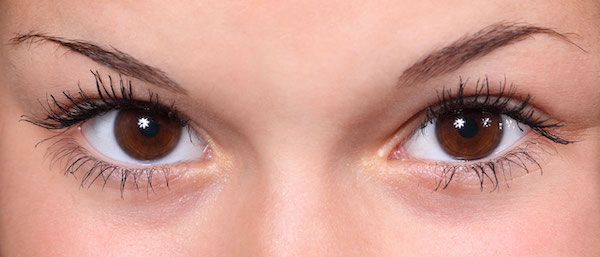
#> input picture lab6/brown-eyes.jpg, 600 x 257 px
$ python hough_circles2.py --image brown-eyes.jpg
#> lines starting #> are read from the running program, lines starting #| are printed output that depends on the picture; after the words box and inside, x2 and y2 are one past the last pixel; in counts of white or black regions, pixels touching at a corner belong together
# import the necessary packages
import numpy as np
import argparse
import cv2

# construct the argument parser and parse the arguments
ap = argparse.ArgumentParser()
ap.add_argument("-i", "--image", required = True, help = "Path to the image")
args = vars(ap.parse_args())

# load the image, clone it for output, and then convert it to grayscale
image = cv2.imread(args["image"])
#> image is the input picture: shape (257, 600, 3); mean B, G, R 142.2, 153.8, 204.8
output = image.copy()
gray = cv2.cvtColor(image, cv2.COLOR_BGR2GRAY)
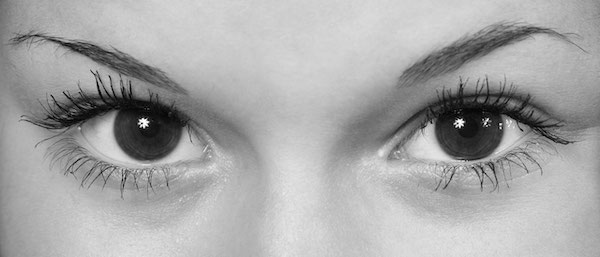
#> gray: shape (257, 600); min 0, max 255, mean 167.7

# detect circles in the image
circles = cv2.HoughCircles(gray, cv2.HOUGH_GRADIENT, 1.2, 100)
#> circles = [[149.4, 127.8, 52.56], [473.4, 124.2, 46.08]]

# ensure at least some circles were found
if circles is not None:
	# convert the (x, y) coordinates and radius of the circles to integers
	circles = np.round(circles[0, :]).astype("int")
#> circles = [[149, 128, 53], [473, 124, 46]]

	# loop over the (x, y) coordinates and radius of the circles
	for (x, y, r) in circles:
		# draw the circle in the output image, then draw a rectangle
		# corresponding to the center of the circle
		cv2.circle(output, (x, y), r, (0, 255, 0), 4)
		cv2.rectangle(output, (x - 5, y - 5), (x + 5, y + 5), (0, 128, 255), -1)
#> this loop made 2 passes
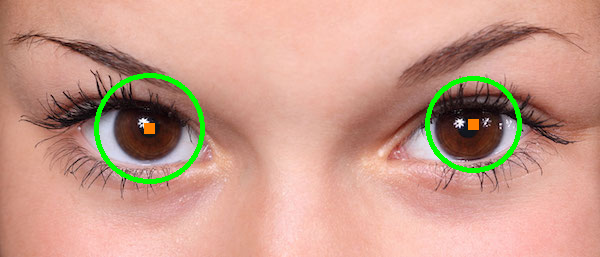
#> output: shape (257, 600, 3); 2.16% of pixels changed, all inside (x1, y1, x2, y2) = (94, 73, 522, 184)

# show the output image
cv2.imshow("output", np.hstack([image, output]))
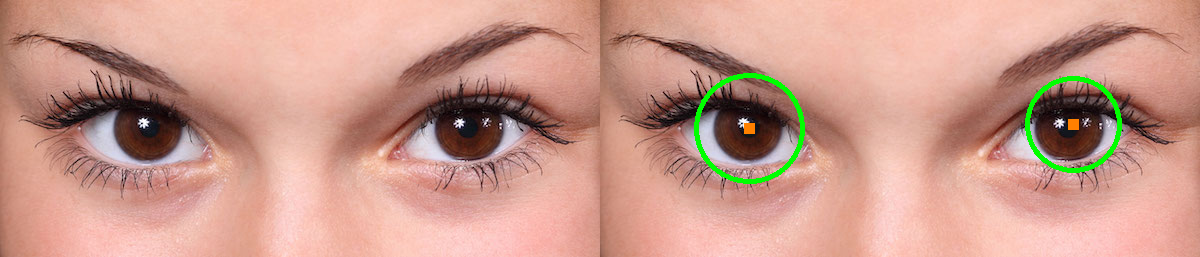
#> window 'output': shape (257, 1200, 3); mean B, G, R 140.9, 155.1, 203.3
cv2.waitKey(0)
